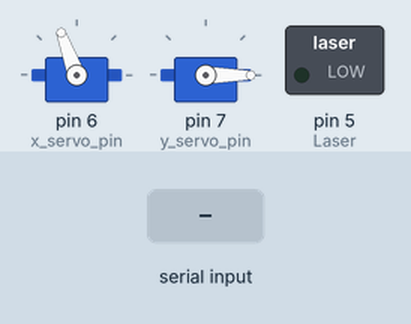
A sketch run on a simulated Arduino Mega 2560, built with avr-gcc and run on an emulated ATmega2560. Parts: 2 × servo, switched loads named in the sketch (green lamp = pin HIGH). The inputs (shaded band) are chosen by the test bench. What the sketch prints to the serial monitor is not drawn.

Above: at 1.2 s.
1.3 s: "Y" received over the second serial link
At 2.7 s:
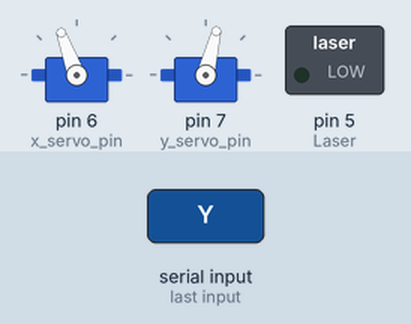
Timing chart, 0 to 4.3 s (numbered marks = the images above; inputs shaded):
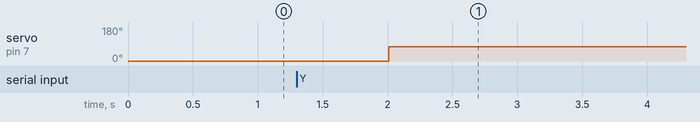

The sketch:

AttackPanel.ino
```cpp
#include <Servo.h>

int x_pwm,y_pwm;
int x_servo_pin = 6;
int y_servo_pin = 7;
int Laser = 5;
int X_read;
int Y_read;
char L_read;

Servo servo_x, servo_y;
void setup() {
  // put your setup code here, to run once:
  Serial.begin(9600);
  Serial1.begin(9600);
  servo_x.attach(x_servo_pin, 1500, 1600);
  servo_y.attach(y_servo_pin, 1500, 1600);
  //servo_x.write(110);
  pinMode (Laser, OUTPUT);
}

void loop() {
  // put your main code here, to run repeatedly:
  readBluetooth();
  Serial.println(X_read);
  x_pwm = constrain(X_read, 110, 180);
  y_pwm = constrain(Y_read, 0, 180);
  servo_x.write(x_pwm);
  servo_y.write(y_pwm);
  if(L_read == '1') {
    //Serial.println(L_read);
    digitalWrite(Laser, HIGH);
  }else {
    digitalWrite(Laser, LOW);
  }
}

void readBluetooth()
{
  int nextRead;
  char curRead;
  if(Serial1.available() > 0){
    //Serial.write(Serial1.read());
    curRead = Serial1.read();
    //Serial.println(curRead);
    if(curRead == 'X'){
      delay(50);
      nextRead = Serial1.read();
      while (nextRead != 'Y'){
        nextRead += Serial1.read();
      }
      X_read = nextRead;
    }
    if(curRead == 'Y'){
      delay(50);
      nextRead = Serial1.read();
      while (nextRead != 'L'){
        nextRead += Serial1.read();
      }
      Y_read = nextRead;
    }
    if(curRead == 'L'){
      delay(50);
      L_read = (char)Serial1.read();
    }
  }
}
```

Measured:
- after the input at 1.3 s, servo on pin 7 (y_servo_pin): 0° → 76° after 0.71 s
